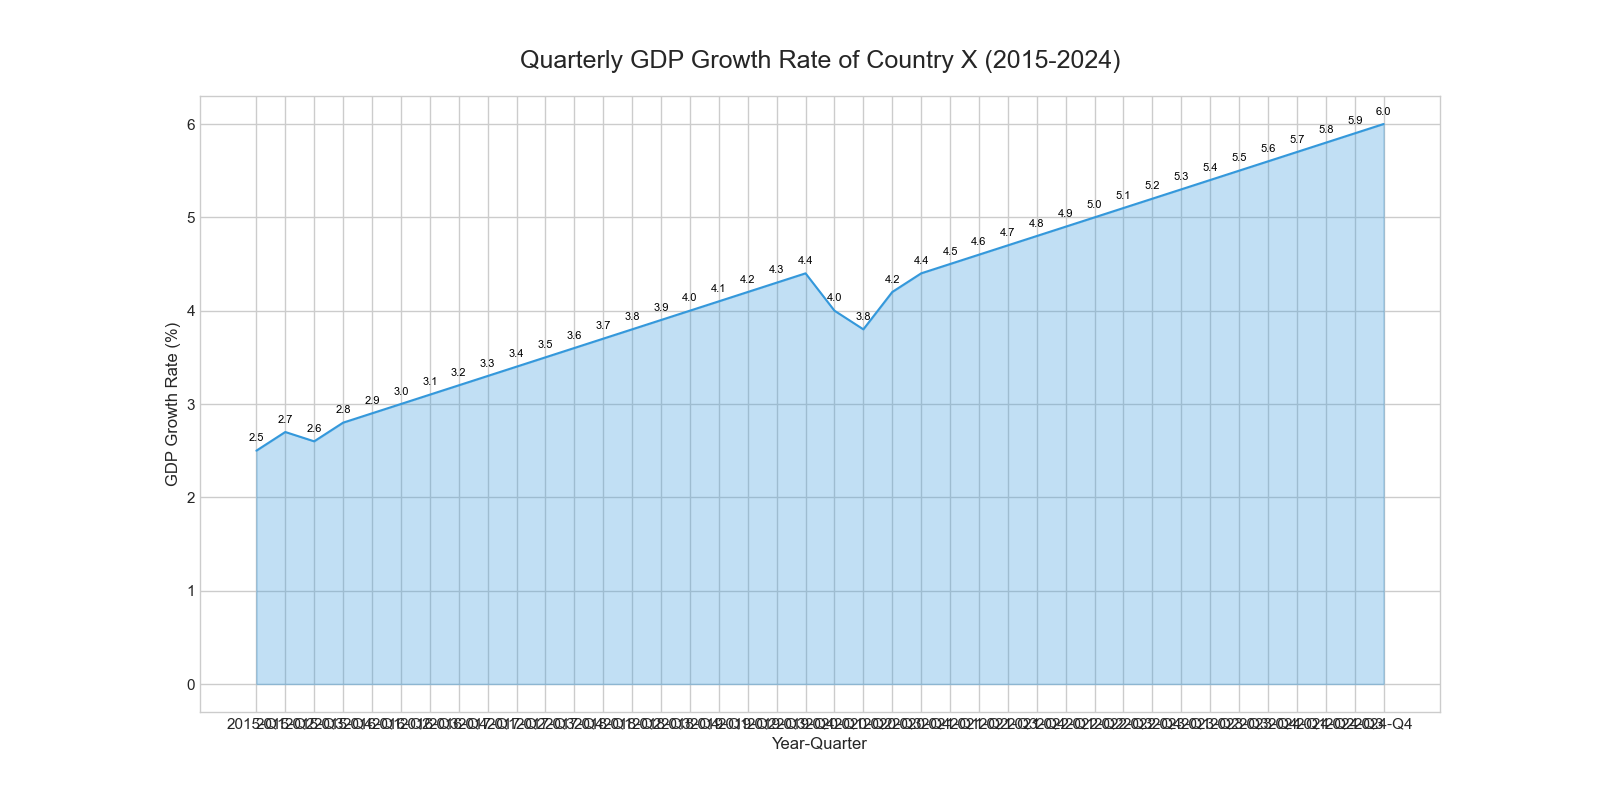

This chart was generated by the following Python code:

import matplotlib.pyplot as plt
import pandas as pd

data = {
    'Year': [
        '2015-Q1', '2015-Q2', '2015-Q3', '2015-Q4', '2016-Q1', '2016-Q2', 
        '2016-Q3', '2016-Q4', '2017-Q1', '2017-Q2', '2017-Q3', '2017-Q4', 
        '2018-Q1', '2018-Q2', '2018-Q3', '2018-Q4', '2019-Q1', '2019-Q2', 
        '2019-Q3', '2019-Q4', '2020-Q1', '2020-Q2', '2020-Q3', '2020-Q4', 
        '2021-Q1', '2021-Q2', '2021-Q3', '2021-Q4', '2022-Q1', '2022-Q2', 
        '2022-Q3', '2022-Q4', '2023-Q1', '2023-Q2', '2023-Q3', '2023-Q4', 
        '2024-Q1', '2024-Q2', '2024-Q3', '2024-Q4'
    ],
    'GDP_Growth': [
        2.5, 2.7, 2.6, 2.8, 2.9, 3.0, 3.1, 3.2, 3.3, 3.4, 3.5, 3.6, 
        3.7, 3.8, 3.9, 4.0, 4.1, 4.2, 4.3, 4.4, 4.0, 3.8, 4.2, 4.4, 
        4.5, 4.6, 4.7, 4.8, 4.9, 5.0, 5.1, 5.2, 5.3, 5.4, 5.5, 5.6, 
        5.7, 5.8, 5.9, 6.0
    ]
}

df = pd.DataFrame(data)

plt.figure(figsize=(16, 8))
plt.style.use('seaborn-whitegrid')

color = "#3498db"

area_plot = plt.plot(df['Year'], df['GDP_Growth'], color=color)
plt.fill_between(df['Year'], df['GDP_Growth'], alpha=0.3, color=color)

for index, row in df.iterrows():
    plt.text(index, row['GDP_Growth'] + 0.1, round(row['GDP_Growth'], 2), 
             color='black', ha="center", fontsize=8)

plt.title('Quarterly GDP Growth Rate of Country X (2015-2024)', fontsize=18, pad=20)
plt.xlabel('Year-Quarter')
plt.ylabel('GDP Growth Rate (%)')

plt.show()
